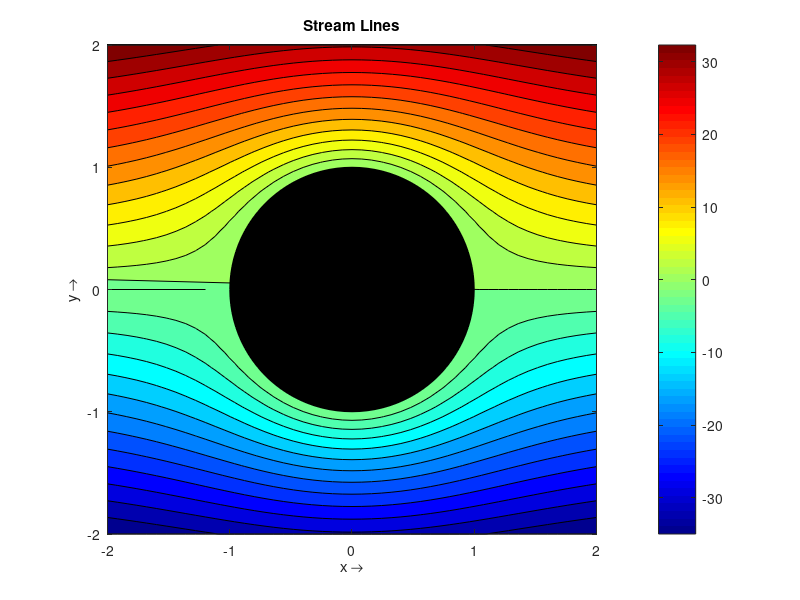
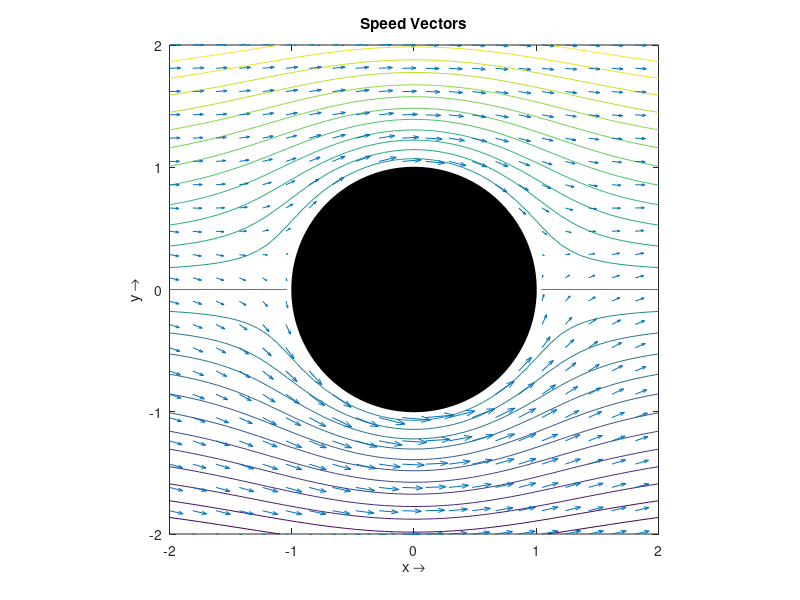
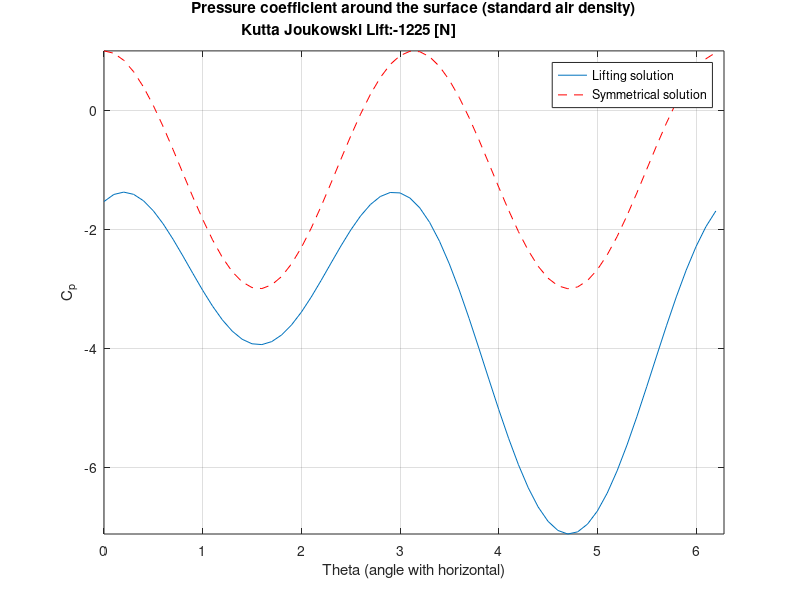
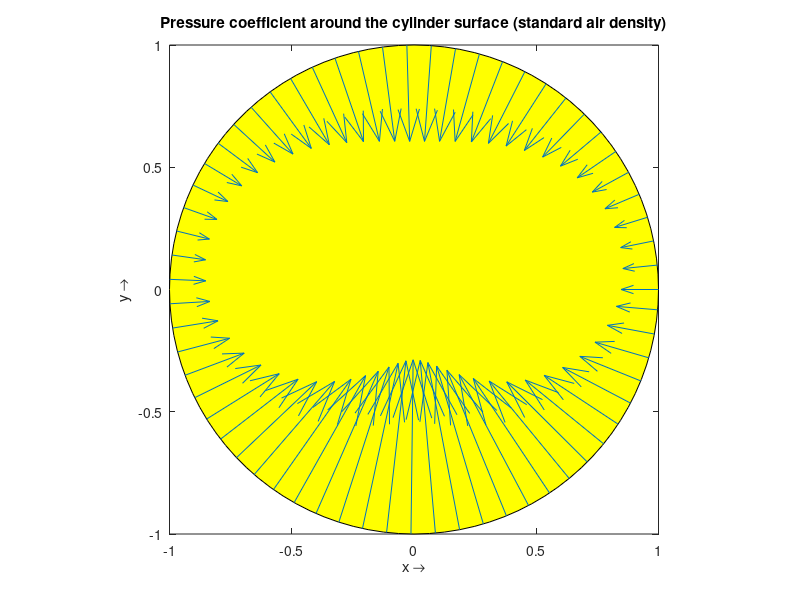

Reproduce these figures in MATLAB, in order.
%% FLOW PAST A SPHERE
clc
clear all
close all
%% DEFINING THE GEOMETRY
V = 20;
G = 50;

a = 1 ;
c = -a*2;
b = a*2;
timestep = a*50;
[X, Y] = meshgrid([c:(b-c)/timestep:b],[c:(b-c)/timestep:b]');


for i = 1: timestep+1
  for j = 1 : timestep+1
    if(((X(i,j)*X(i,j)) + (Y(i,j)*Y(i,j))) < a)
      X(i,j) = 0;
      Y(i,j) = 0;
    end
  end
end

rho = sqrt(X.^2+Y.^2);
theta = atan2(Y,X);

% Creation of the streamline function
z = V.*sin(theta).*rho.*(1-(a^2./(rho.^2)));


timestep = 100;
r = ones(1,timestep+1)*a;
t = [0:2*pi/timestep:2*pi];

Xcircle = r.*cos(t);
Ycircle = r.*sin(t);
%% PLOTTING THE STREAMLINES
figure(1);
contourf(X,Y,z,25);
colorbar;
colormap('jet')
hold on;
fill(Xcircle, Ycircle, 'k');
title('Stream Lines');
xlabel('x \rightarrow');
ylabel('y \rightarrow');
axis square;
%% PLOTTING THE VELOCITY VECTORS
x = [-a*2:a/(1.75*3):a*2];
[x] = meshgrid(x);
y = x';

for i = 1: length(x)
  for j = 1 : length(y)
    if(((x(i,j)*x(i,j)) + (y(i,j)*y(i,j))) < a)
      x(i,j) = 0;
      y(i,j) = 0;
    end
  end
end

r=sqrt(x.^2+y.^2);
theta=atan2(y,x);
ur=V*cos(theta).*(1-a^2./(r.^2));
ut=-V*sin(theta).*(1+a^2./(r.^2))+G./(2*pi*r);
u=ur.*cos(theta)-ut.*sin(theta);
v=ur.*sin(theta)+ut.*cos(theta);

figure(2);
contour(X, Y, z, 25)
hold on
fill(Xcircle, Ycircle, 'k')
hold on
quiver(x,y,u,v);
hold on
title('Speed Vectors')
xlabel('x \rightarrow');
ylabel('y \rightarrow');
axis square;
grid off;

%% PLOTTING THE PRESSURE DISTRIBUTION
% Analytical solution for Cp distribution
t=0:.1:2*pi;
cp = 1 - 4*sin(t).^2 + 2* G / (pi*a*V) *sin(t) - (2* G/ (pi*a*V) )^2 ;

% Non lifting solution
cp_sim = 1 - 4*sin(t).^2 ;

% Lift from Kutta Jokowaski theorm
L = - 1.225*V*G;

L = strcat('Kutta Joukowski Lift: ',num2str(L),' [N]');

% plot cp distribution
figure(3);
plot(t,cp,t,cp_sim,'--r');
axis([0 2*pi min(cp) max(cp_sim)]);
title(strvcat('Pressure coefficient around the surface (standard air density)',L));
xlabel('Theta (angle with horizontal)')
ylabel('C_p')
legend('Lifting solution','Symmetrical solution');
grid on;

% Plot cp distribition on cylinder
figure(4);
cpx = cp.*cos(t);
cpy = cp.*sin(t);
fill(Xcircle, Ycircle, 'y');
hold on;
scale = 2; % used to control length of Cp in quiver plot
quiver(a*cos(t),a*sin(t),cpx,cpy,scale);
title('Pressure coefficient around the cylinder surface (standard air density)');
xlabel('x \rightarrow');
ylabel('y \rightarrow');
axis square;





















